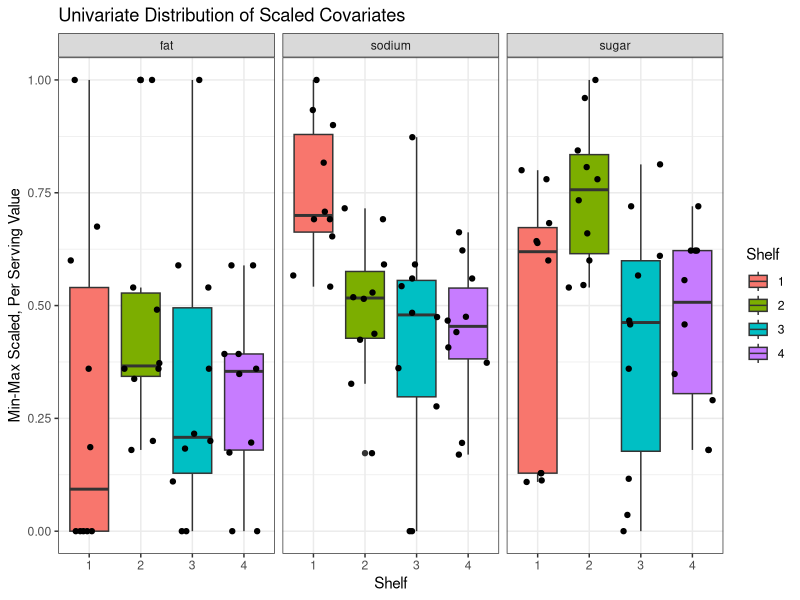
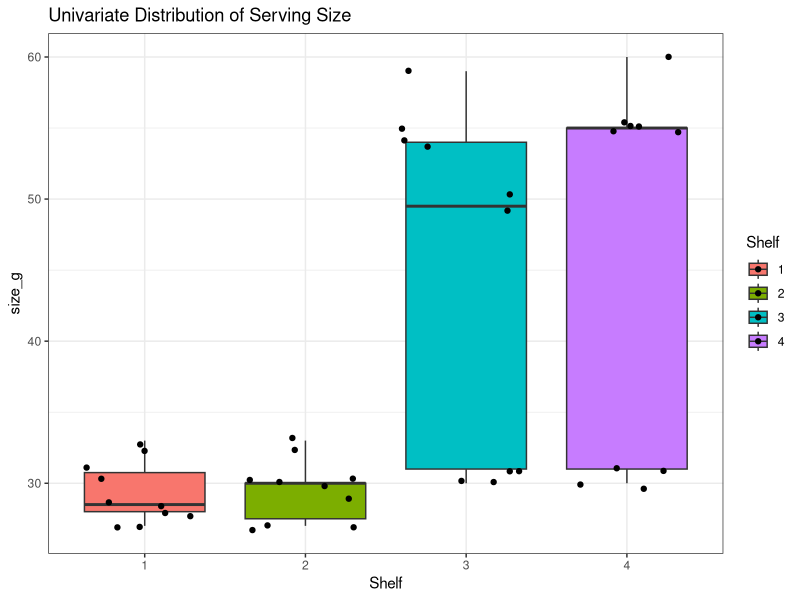
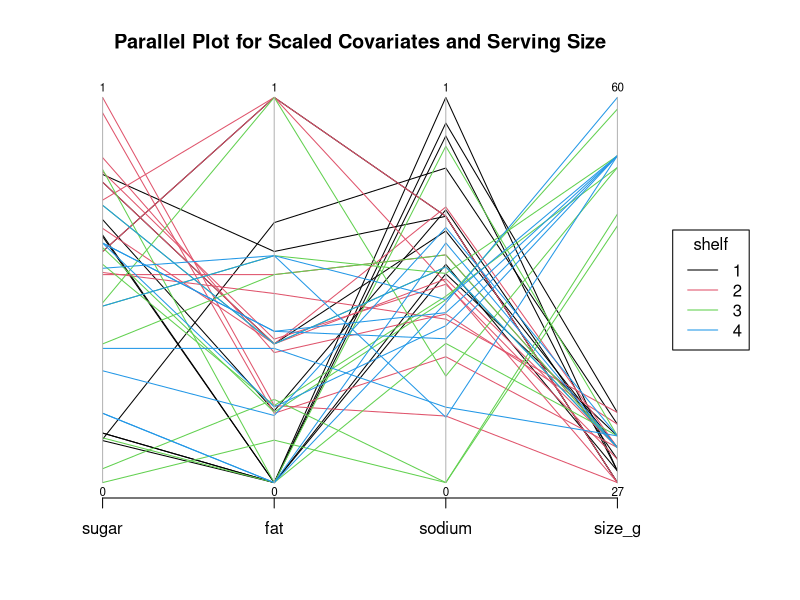
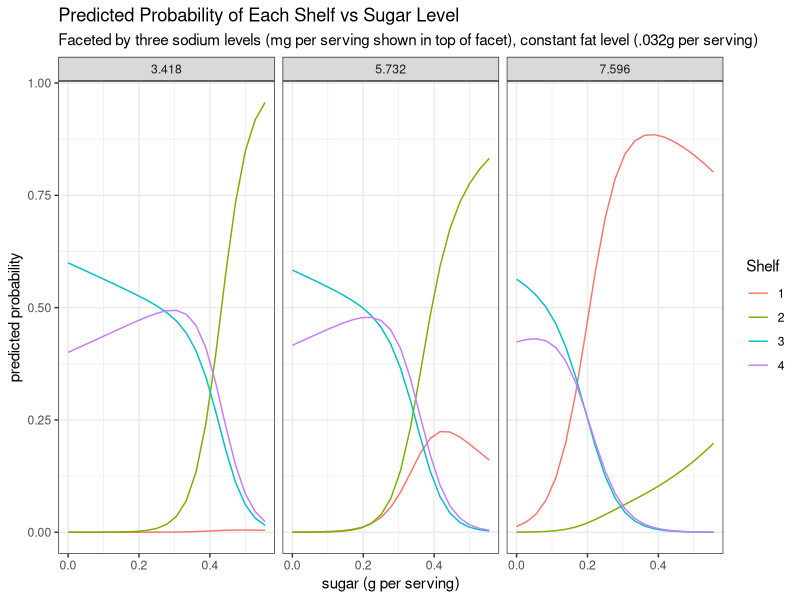

R code for these plots, in order:
## ---- chunk 1
library(Hmisc)
library(tidyverse)

library(ggplot2)
library(MASS) #used to make ggplot parallel coordinates plots
library(dplyr)
## ---- chunk 2
d <- read.csv(file = 'cereal_dillons.csv')
d$Shelf_factor <- as.factor(d$Shelf)
str(d)
describe(d)
## ---- chunk 3
d <- d %>% 
  mutate(
    sugar_g_per_serving = sugar_g/size_g,
    fat_g_per_serving = fat_g/size_g,
    sodium_mg_per_serving = sodium_mg/size_g
  )
## ---- chunk 4
# min max scale a data point
#    if newrow, scale according to values in d
min_max_scale <- function(x, newrowcolname) {
  if (missing(newrowcolname)) {
    return((x - min(x)) / (max(x) - min(x)))
  } else {
    return((x - min(d[, newrowcolname])) / 
             (max(d[, newrowcolname]) - 
                min(d[, newrowcolname])
              )
           )
  }
}

d <- d %>%
  mutate(
    sugar = min_max_scale(sugar_g_per_serving),
    fat = min_max_scale(fat_g_per_serving),
    sodium = min_max_scale(sodium_mg_per_serving)
  )

head(d)
## ---- chunk 5
# scaled covariates
d %>% 
  dplyr::select(ID, Shelf, Cereal, sugar, fat, sodium) %>% 
  gather(var, value, -ID, -Shelf, -Cereal) %>% 
  ggplot(aes(x=factor(Shelf), y = value)) +
  geom_boxplot(aes(fill=factor(Shelf))) +
  geom_jitter(height = 0) +
  theme_bw() +
  facet_grid( . ~ var) +
  labs(title= "Univariate Distribution of Scaled Covariates",
       x="Shelf",
       y="Min-Max Scaled, Per Serving Value") +
  scale_fill_discrete(name="Shelf")
## ---- chunk 6
# serving size
d %>% 
  ggplot(aes(x=factor(Shelf), y = size_g, fill=factor(Shelf))) +
  geom_boxplot() +
  geom_jitter() +
  theme_bw() +
  labs(title= "Univariate Distribution of Serving Size",
       x="Shelf") + scale_fill_discrete(name="Shelf")
## ---- chunk 7
# 
par(mar=c(5.1,4.1,4.1,8.1), xpd=T)
d %>% 
  dplyr::select(sugar, fat, sodium, size_g) %>%
  parcoord(col = d$Shelf_factor, var.label = T,
           main="Parallel Plot for Scaled Covariates and Serving Size")

legend(x= "right", inset = c(-.2,0),
       legend = c("1","2", "3", "4"),
       col=c(1,2,3,4),
       title="shelf",
       lty=1
       )

## ---- chunk 8
m <- nnet::multinom(
  formula = Shelf ~  fat + sodium + sugar,
  data = d, trace = F)
summary(m)
car::Anova(m)
car::Anova(nnet::multinom(
  formula = Shelf ~  fat,
  data = d, trace =F))
## ---- chunk 9
# Check each two-way interaction for significance
car::Anova(nnet::multinom(
  formula = Shelf ~  fat + sodium + sugar + fat:sugar,
  data = d, trace = F))
car::Anova(nnet::multinom(
  formula = Shelf ~  fat + sodium + sugar + fat:sodium,
  data = d, trace = F))
car::Anova(nnet::multinom(
  formula = Shelf ~  fat + sodium + sugar + sodium:sugar,
  data = d, trace = F))

# check three-way interaction for significance
car::Anova(nnet::multinom(
  formula = Shelf ~  fat + sodium + sugar + fat:sodium:sugar,
  data = d, trace = F))

car::Anova(nnet::multinom(
  formula = Shelf ~  fat + sodium + sugar + fat:sodium + fat:sugar + sodium:sugar + fat:sodium:sugar,
  data = d, trace = F))
## ---- chunk 10
cor(d %>% dplyr::select(fat,sodium,sugar))
## ---- chunk 11
aj <- data.frame(Cereal="Apple Jacks", size_g=28, sugar_g=12, fat_g=.5, sodium_mg=130) %>% 
  mutate(
    sugar = min_max_scale(sugar_g/size_g,"sugar_g_per_serving"),
    fat = min_max_scale(fat_g/size_g,"fat_g_per_serving"),
    sodium = min_max_scale(sodium_mg/size_g,"sodium_mg_per_serving")
  )
aj
## ---- chunk 12
predict <- predict(m, type="probs", newdata=aj)
predict
## ---- chunk 13
predict_data <- data.frame(
  sugar = rep(seq(0,1,by=.05),3),
  fat = .347,
  sodium = rep(c(.319,.535,.709), each=21)
)

predict_data

cbind(predict_data,
      predict(m, type="probs", newdata=predict_data)) %>% 
  gather(Shelf, Predicted_Probability,-sugar,-fat,-sodium) %>% 
  mutate(
    # note don't need to worry about min because is 0 for all three vars
    sugar_g_per_serving=sugar*max(d$sugar_g_per_serving),
    fat_g_per_serving=fat*max(d$fat_g_per_serving),
    sodium_mg_per_serving=sodium*max(d$sodium_mg_per_serving)
         ) %>%
  ggplot(aes(x=sugar_g_per_serving, y=Predicted_Probability, colour=factor(Shelf))) +
  geom_line() +
  theme_bw() +
  facet_grid(. ~ round(sodium_mg_per_serving,3)) + 
  guides(colour=guide_legend(title="Shelf")) +
  labs( title="Predicted Probability of Each Shelf vs Sugar Level",
        subtitle="Faceted by three sodium levels (mg per serving shown in top of facet), constant fat level (.032g per serving)",
        y="predicted probability",
        x="sugar (g per serving)")
## ---- chunk 14
# constant shift by .1 times the range (which equals the max bc all mins 0)
round(.1*max(d$fat_g_per_serving),2)
round(.1*max(d$sodium_mg_per_serving),2)
round(.1*max(d$sugar_g_per_serving),2)
# ORs
round(exp(.1*summary(m)$coefficients),2)
# Wald confidence intervals
round(exp(.1*confint(m, level=.95)),2)
